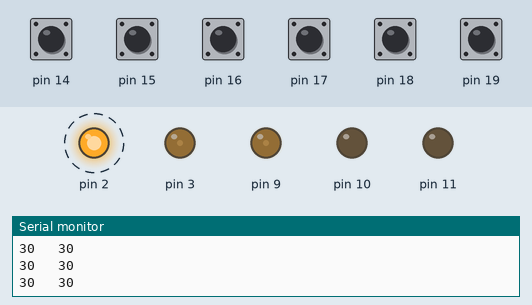
This sketch was run on a simulated Arduino Uno, built with avr-gcc and run on an emulated ATmega328P. On the bench: output pins drawn as LEDs (lit = HIGH), the last lines printed to the serial monitor. Dashed ring = blinking. The test bench sets the inputs (shaded band); at power-on: pin 14–19 HIGH.

Above: at 1.25 s.
1.3 s: pin 15 pulled LOW for 0.15 s
At 1.45 s:
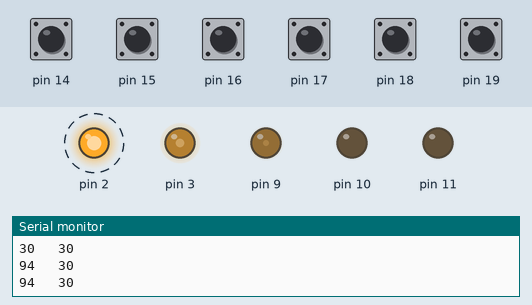
4.3 s: pin 16 pulled LOW for 0.15 s
At 4.46 s:
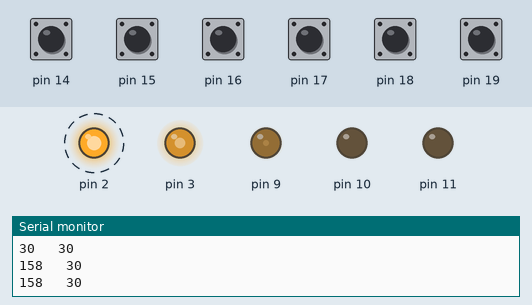
7.3 s: pin 18 pulled LOW for 0.15 s
At 7.48 s:
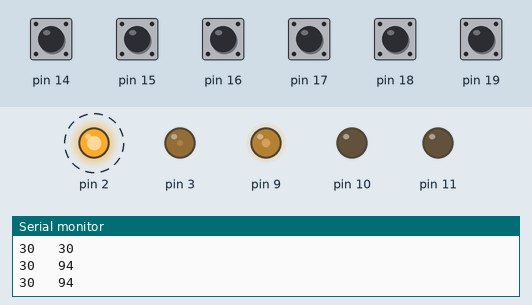
10.3 s: pin 19 pulled LOW for 0.15 s
At 10.49 s:
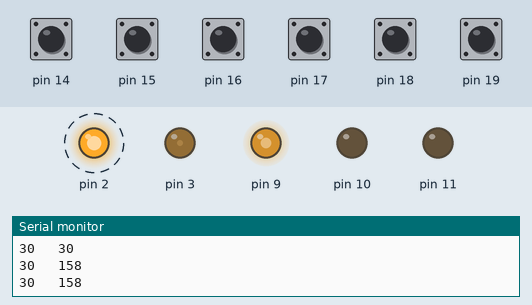
13.3 s: pin 14 pulled LOW for 0.15 s
At 13.5 s:
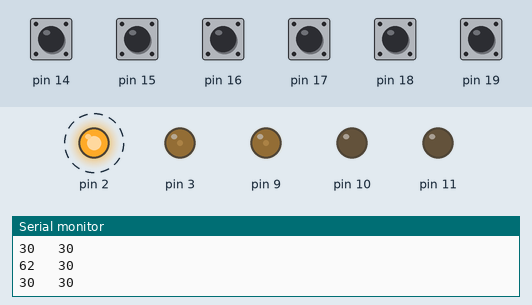
16.3 s: pin 17 pulled LOW for 0.15 s
At 16.52 s:
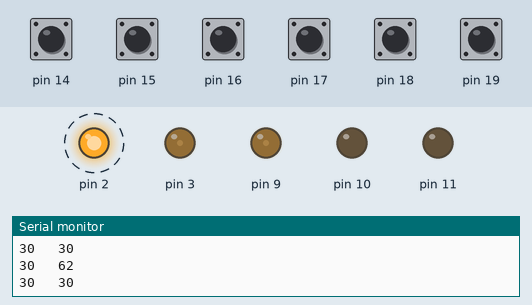
Timing chart, 0 to 20.3 s (numbered marks = the images above; inputs shaded):
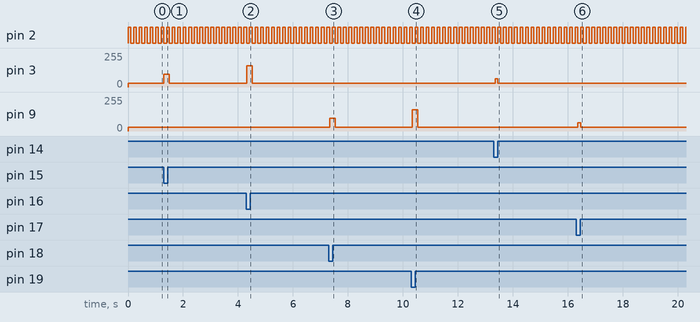

Measured:
- after the input at 1.3 s, pin 3: 30/255 → 94/255 at once, → 30/255 0.20 s later
- after the input at 4.3 s, pin 3: 30/255 → 158/255 at once, → 30/255 0.20 s later
- after the input at 7.3 s, pin 9: 30/255 → 94/255 at once, → 30/255 0.20 s later
- after the input at 10.3 s, pin 9: 30/255 → 158/255 at once, → 30/255 0.20 s later
- after the input at 13.3 s, pin 3: 30/255 → 62/255 after 0.06 s, → 30/255 0.10 s later
- after the input at 16.3 s, pin 9: 30/255 → 62/255 after 0.07 s, → 30/255 0.10 s later
- by itself, pin 2: alternates HIGH for 0.10 s and LOW for 0.10 s

The sketch:

yojiri.ino
```cpp
#define SERIAL

#ifdef SERIAL
#define SERIAL 1
#elif
#define SERIAL 0
#endif

void setup() {
  // put your setup code here, to run once:
  pinMode(14,INPUT_PULLUP);
  pinMode(15,INPUT_PULLUP);
  pinMode(16,INPUT_PULLUP);
  pinMode(17,INPUT_PULLUP);
  pinMode(18,INPUT_PULLUP);
  pinMode(19,INPUT_PULLUP);

  // Indicator LED
  pinMode(2, OUTPUT);

  // R Motor
  pinMode(3, OUTPUT);
  pinMode(11, OUTPUT);

  // L Motor
  pinMode(9, OUTPUT);
  pinMode(10, OUTPUT);

  // Change of PWM Frequency
  TCCR2B &= B11111000;  // 31.4kHz
  TCCR2B |= B00000001;
  TCCR1B &= B11111000;
  TCCR1B |= B00000001;

  Serial.begin(9600);
}

int a = 0;
int pwmCalc1, pwmCalc2;
int pwmOut1, pwmOut2;

void loop() {
  // put your main code here, to run repeatedly:
  a = !a;
  int i = (!digitalRead(16)<<2 | !digitalRead(15)<<1 | !digitalRead(14));
  int j = (!digitalRead(19)<<2 | !digitalRead(18)<<1 | !digitalRead(17));

  // Conversion to PWM Signal
  pwmCalc1 = map(i, 0, 7, 30, 255);
  pwmOut1 = constrain(pwmCalc1, 0, 255);
  pwmCalc2 = map(j, 0, 7, 30, 255);
  pwmOut2 = constrain(pwmCalc2, 0, 255);

  analogWrite(3,pwmOut1);
  digitalWrite(11, LOW);
  analogWrite(9, pwmOut2);
  digitalWrite(10, LOW);

  if(SERIAL){
    Serial.print(pwmOut1);
    Serial.print("   ");
    Serial.println(pwmOut2);
  }
  digitalWrite(2, a);
  delay(100);
}
```
